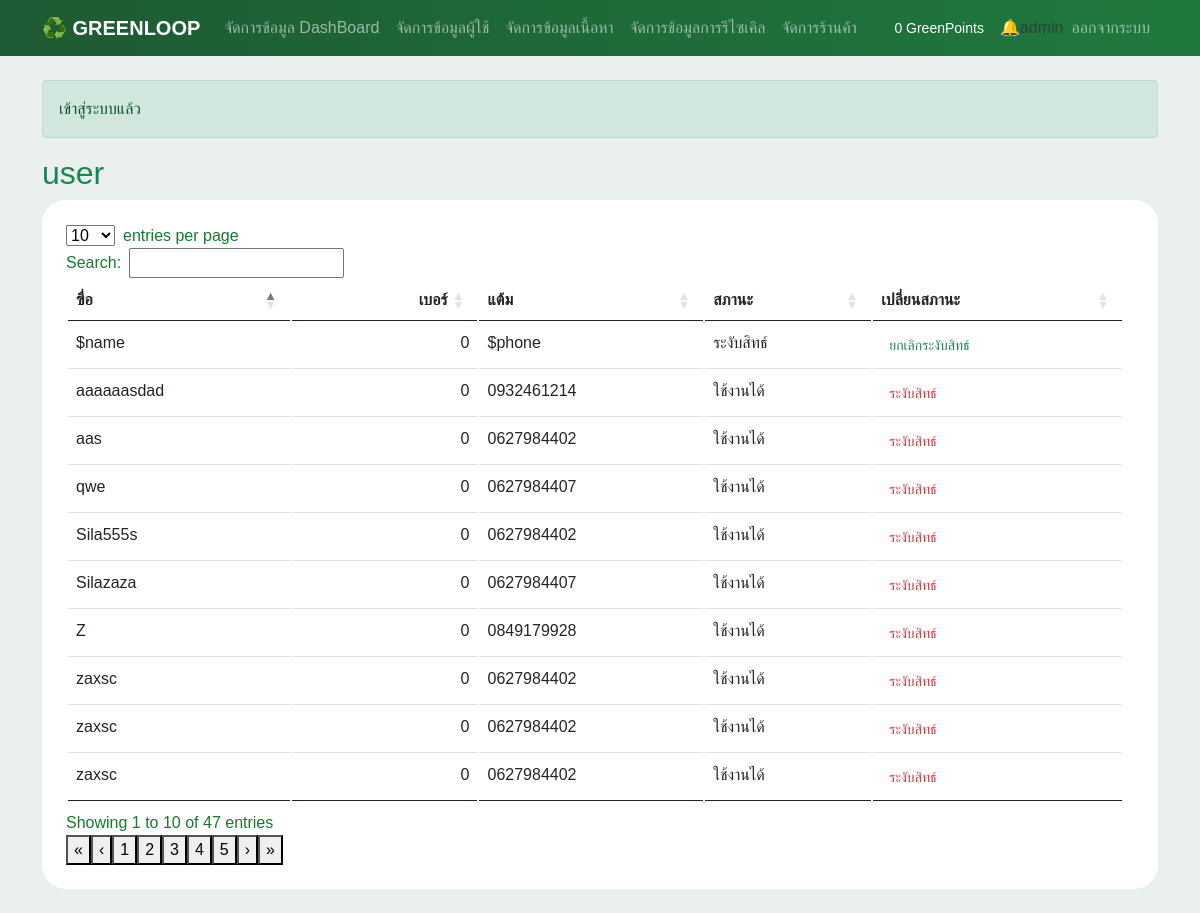
Screenshot of /admin/user.php (signed in) with the database file from the repository.
### tables this page shows
CREATE TABLE `users` (
  `id` int(11) NOT NULL,
  `name` varchar(200) NOT NULL,
  `phone` varchar(10) NOT NULL,
  `email` varchar(200) NOT NULL,
  `points` int(11) NOT NULL,
  `wallet_balance` decimal(12,2) NOT NULL DEFAULT 0.00,
  `password` varchar(200) NOT NULL,
  `question` varchar(200) NOT NULL,
  `answer` varchar(200) NOT NULL,
  `role` enum('admin','user','','') NOT NULL DEFAULT 'user',
  `status` enum('active','suspended','','') NOT NULL
);

### init.php (called while the page is built, shortened)
<?php
function me(){
    return !empty($_SESSION['uid']?? '') ? ($_SESSION['user']?? '') :null;
}
function e($value){
    return htmlspecialchars((string) $value , ENT_QUOTES , 'UTF-8');
}
require_once __DIR__ . '/header.php';

### controller/admin_user.php (called while the page is built, shortened)
<?php
require_once __DIR__ . '/../init.php';
$row = $db->query("SELECT * FROM users WHERE role = 'user' ORDER BY id DESC")->fetch_all(MYSQLI_ASSOC);

### admin/user.php (the view, shortened to what this page needs)
 <?php
 require '../init.php';
require '../controller/admin_user.php';
head("user");
?>
<div class="card card-body p-4">
    <table id="user_table" class="table table-stripped bg-white text-middle">
        <thead>
            <tr>
                <th>ฃื่อ</th>
                <th>เบอร์</th>
                <th>แต้ม</th>
                <th>สภานะ</th>
                <th>เปลี่ยนสภานะ</th>
            </tr>
        </thead>
        <tbody>
            <?php foreach($row as $r): ?>
                 <tr>
                                    <td><?= e($r['name'])?></td>
                                    <td><?= $r['points']?></td>
                                    <td><?= e($r['phone'])?></td>
                                    <td><?= $r['status'] === 'active' ? 'ใช้งานได้' : 'ระงับสิทธ์' ?></td>
                                    <td>
                                        <form method="post" onsubmit="return confirm('ยืนยันเปลี่ยนสถานะ?')">
                                            <button class="btn btn-sm btn-outline-<?=$r['status'] == 'active' ? 'danger' : 'success'?>" name="toggle_status">
                                                <?= $r['status'] == 'active' ? 'ระงับสิทธ์' : 'ยกเลิกระงับสิทธ์' ?>
                                            </button>
                                        </form>
                                    </td>
                                </tr>
            <?php endforeach; ?>
        </tbody>
    </table>
</div>

### header.php (shortened to what this page needs)
<?php
    function head($title , $show = true) {
        $u = me();
?>
<!DOCTYPE html>
<html lang="th">
<head>
    <link rel="stylesheet" href="assets/bootstrap.min.css">
    <link rel="stylesheet" href="assets/style.css">
    <link rel="stylesheet" href="lib/dataTables.bootstrap.css">
</head>
<body>
    <nav class="navbar navbar-expand-lg navbar-dark d-print-none">
        <div class="container">
            <a href="<?= ($u && $u['role'] == 'admin') ? 'admin/index.php' : 'index.php'?>" class="navbar-brand fw-bold">♻️ GREENLOOP</a>
            <div class="collapse navbar-collapse" id="menu">
                <div class="navbar-nav me-auto">
                    <?php if($u && $u['role'] == 'admin'): ?>
                        <a href="admin/index.php" class="nav-link">จัดการข้อมูล DashBoard</a>
                        <a href="admin/user.php" class="nav-link">จัดการข้อมูลผู้ใช้</a>
                        <a href="admin/content.php" class="nav-link">จัดการข้อมูลเนื้อหา</a>
                        <a href="admin/recycle.php" class="nav-link">จัดการข้อมูลการรีไซเคิล</a>
                        <a href="admin/store.php" class="nav-link">จัดการร้านค้า</a>
                    <?php endif; ?>
                </div>
                <div class="navbar-nav align-items-lg-center">
                    <?php if($u): ?>
                        <span class="navbar-text text-white small me-lg-3">
                            <?= number_format((int) $u['points'])?> GreenPoints
                        </span>
                    <?php endif; ?>
                    <?php if(!$u): ?>
                        <a href="login.php" class="nav-link">เข้าสู่ระบบ</a>
                        <a href="register.php" class="nav-link">สมัครสมาชิก</a>
                        <?php else: ?>
                            <?php if ($u['role'] == 'admin'): ?>
                                <a href="admin/notification.php">🔔</a>
                            <?php endif; ?>
                            <span><?= $u['name']?></span>
                            <a href="logout.php" class="nav-link">ออกจากระบบ</a>
                    <?php endif; ?>
                </div>
            </div>
        </div>
    </nav>
    <main class="container py-4">
        <?php if(isset($_SESSION['flash'])): ?>
            <div class="alert alert-<?= $_SESSION['flash'][1]?>">
                <?= $_SESSION['flash'][0]?>
            </div>
        <?php endif; ?>
    <?php if($show): ?>
        <h2 class="mb-2 text-success"> <?= $title?></h2>
    <?php endif; ?>
<?php
    }
?>

### assets/style.css (style rules this page uses)
:root { --green:#167a31 ; --deep-green: #1e5a33 ; --soft-green: #e9f0ed; }
body { color: #294536; background: #e9f0ed; font-family: 'Leelawade', Tahoma , sans-serif; }
.navbar-brand { font-weight: 700; }
.navbar { background: linear-gradient(90deg, var(--deep-green), #1f793f); }
.btn { border: 0; border-radius: 24px; transition: -2s; }
.card, .impact-card { color: var(--green); border: 0; border-radius: 24px; box-shadow: 0 3px 12px, #181919bc; }

### rows the page displays
users: name "Sila555s", points "0", phone "0627984402", status "ใช้งานได้"
users: name "Silazaza", points "0", phone "0627984407", status "ใช้งานได้"
users: name "Z", points "0", phone "0849179928", status "ใช้งานได้"
users: name "aas", points "0", phone "0627984402", status "ใช้งานได้"
users: name "aaaaaasdad", points "0", phone "0932461214", status "ใช้งานได้"
users: name "qwe", points "0", phone "0627984407", status "ใช้งานได้"
users: name "zaxsc", points "0", phone "0627984402", status "ใช้งานได้"
users: name "zaxsc", points "0", phone "0627984402", status "ใช้งานได้"
users: name "zaxsc", points "0", phone "0627984402", status "ใช้งานได้"
users: name "$name", points "0", phone "$phone", status "ระงับสิทธ์"

### other values shown
$u['points'] "0"
$u['name'] "admin"
$_SESSION['flash'][0] "เข้าสู่ระบบแล้ว"
$title "user"
